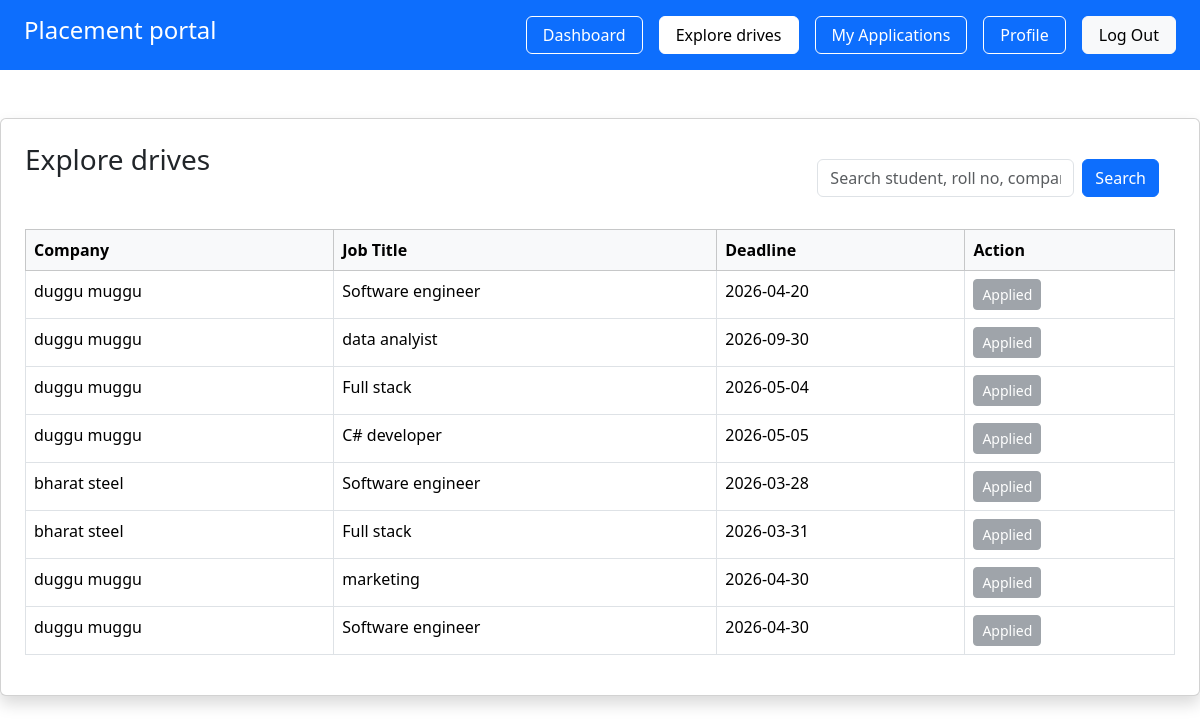
The page /student/explore (signed in) on the database as committed earlier.
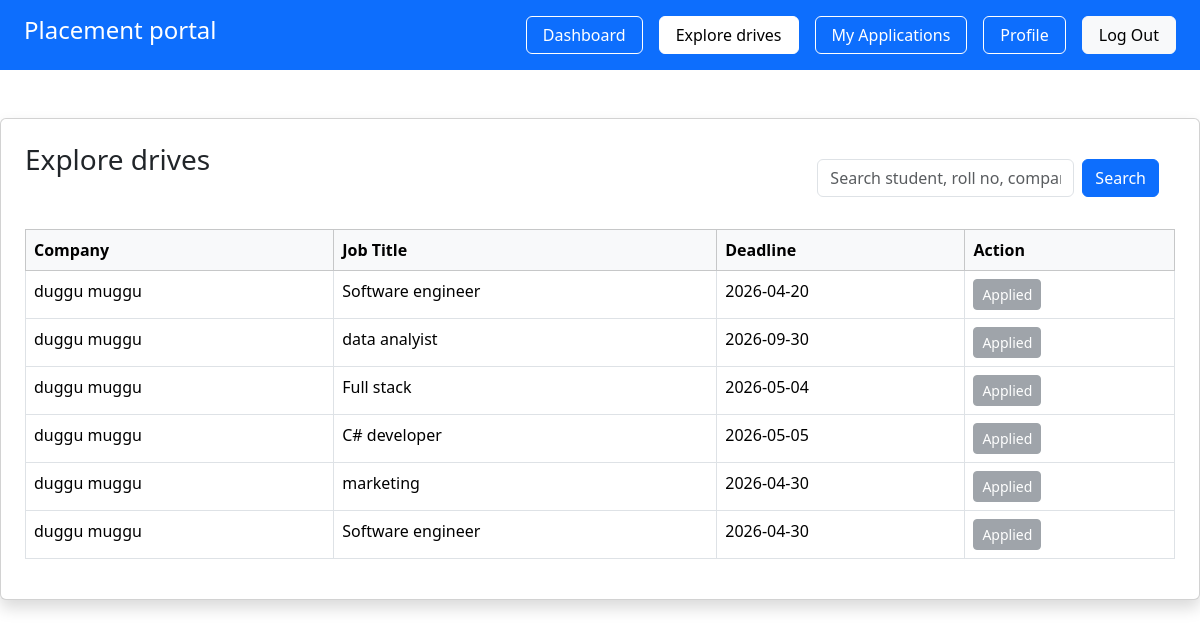
The same page on the database as committed later.
### app/models.py (models this page shows, shortened)
class PlacementDrive(db.Model):
     __tablename__ = "placement_drives"
     id = db.Column(db.Integer, primary_key=True)
     company_id = db.Column(db.Integer, db.ForeignKey("companies.id"), nullable=False)
     job_title = db.Column(db.String(150), nullable=False )
     description = db.Column(db.Text)
     eligibility= db.Column(db.String(200))
     deadline = db.Column(db.Date)
     status = db.Column(db.String(20) , default = 'pending')
     created_at  = db.Column(db.DateTime, default=datetime.utcnow)
     company= db.relationship('Company', backref='drives')
     @property
     def is_expired(self):
        if self.deadline:
            return date.today() > self.deadline
        return False
     def auto_close(self):
        if self.is_expired and self.status == 'open':
            self.status = 'closed'

class Company(db.Model):
     __tablename__ = "companies"
     id = db.Column(db.Integer, primary_key=True)
     user_id = db.Column(db.Integer, db.ForeignKey("users.id"), nullable=False)
     company_name = db.Column(db.String(150), nullable=False)
     hr_name = db.Column(db.String(100))
     website = db.Column(db.String(150))
     approval_status = db.Column(db.String(20), default="pending")
     is_blacklisted = db.Column(db.Boolean, default=False)
     user = db.relationship("User", backref=db.backref("company", uselist=False),uselist=False)

### app/student/routes.py (the view)
@student.route('/student/explore')
@login_required
def explore():
    if current_user.role != "student":
        return "Unauthorized", 403
    open_drives = PlacementDrive.query.filter_by(status='open').all()
    for drive in open_drives:
        drive.auto_close()
    db.session.commit()
    stu = Student.query.filter_by(user_id=current_user.id).first()
    search = request.args.get("search")
    if search:
        available_drives = PlacementDrive.query.join(Company).filter(
            PlacementDrive.status == "open",
            db.or_(
                PlacementDrive.job_title.ilike(f"%{search}%"),
                Company.company_name.ilike(f"%{search}%")
            )
        ).all()
    else:
        available_drives = PlacementDrive.query.filter_by(status="open").all()
    applied_drives = Application.query.filter_by(student_id=stu.id).all()
    applied_drive_ids = [x.drive_id for x in applied_drives]
    return render_template(
        'student/navigator/exploredrives.html',
        available_drives=available_drives,
        applied_drive_ids = applied_drive_ids
    )

### app/__init__.py (called while the page is built)
@login_manager.user_loader
def load_user(user_id):
    from app.models import User
    return User.query.get(int(user_id))

### app/templates/student/navigator/exploredrives.html
{% extends 'base.html' %}
{% block content %}
     <div class="card shadow p-4 mt-5">
     <div class="d-flex justify-content-between">
          <h3 class="">Explore drives</h3>
          <form method="GET" action="{{ url_for('student.explore') }}" class="d-flex p-3">
               <input type="text" name="search" class="form-control me-2" placeholder="Search student, roll no, company..." value="{{ request.args.get('search','') }}">
               <button class="btn btn-primary">Search</button>
          </form>
     </div>
    {% if available_drives %}
    <table class="table table-bordered table-hover mt-3">
        <thead class="table-light">
            <tr>
                <th>Company</th>
                <th>Job Title</th>
                <th>Deadline</th>
                <th>Action</th>
            </tr>
        </thead>
        <tbody>
            {% for drive in available_drives %}
            <tr>
                <td>{{ drive.company.company_name }}</td>
                <td>{{ drive.job_title }}</td>
                <td>{{ drive.deadline.strftime('%Y-%m-%d') }}</td>
                <td>
                    {% if drive.id in applied_drive_ids %}
                        <button class="btn btn-secondary btn-sm" disabled> Applied </button>
                    {% else %}
                     <a href="/student/apply/{{ drive.id }}" class="btn btn-success btn-sm"> Apply </a>
                    {% endif %}
                </td>
            </tr>
            {% endfor %}
        </tbody>
    </table>
    {% else %}
        <p class="text-muted">No drives available.</p>
    {% endif %}
</div>
{% endblock %}

Rows that differ between the two databases and show on the page:
no longer on this page (row edited): PlacementDrive: company.company_name "bharat steel", job_title "Software engineer", deadline "2026-03-28", shows "Applied"
no longer on this page (row edited): PlacementDrive: company.company_name "bharat steel", job_title "Full stack", deadline "2026-03-31", shows "Applied"
